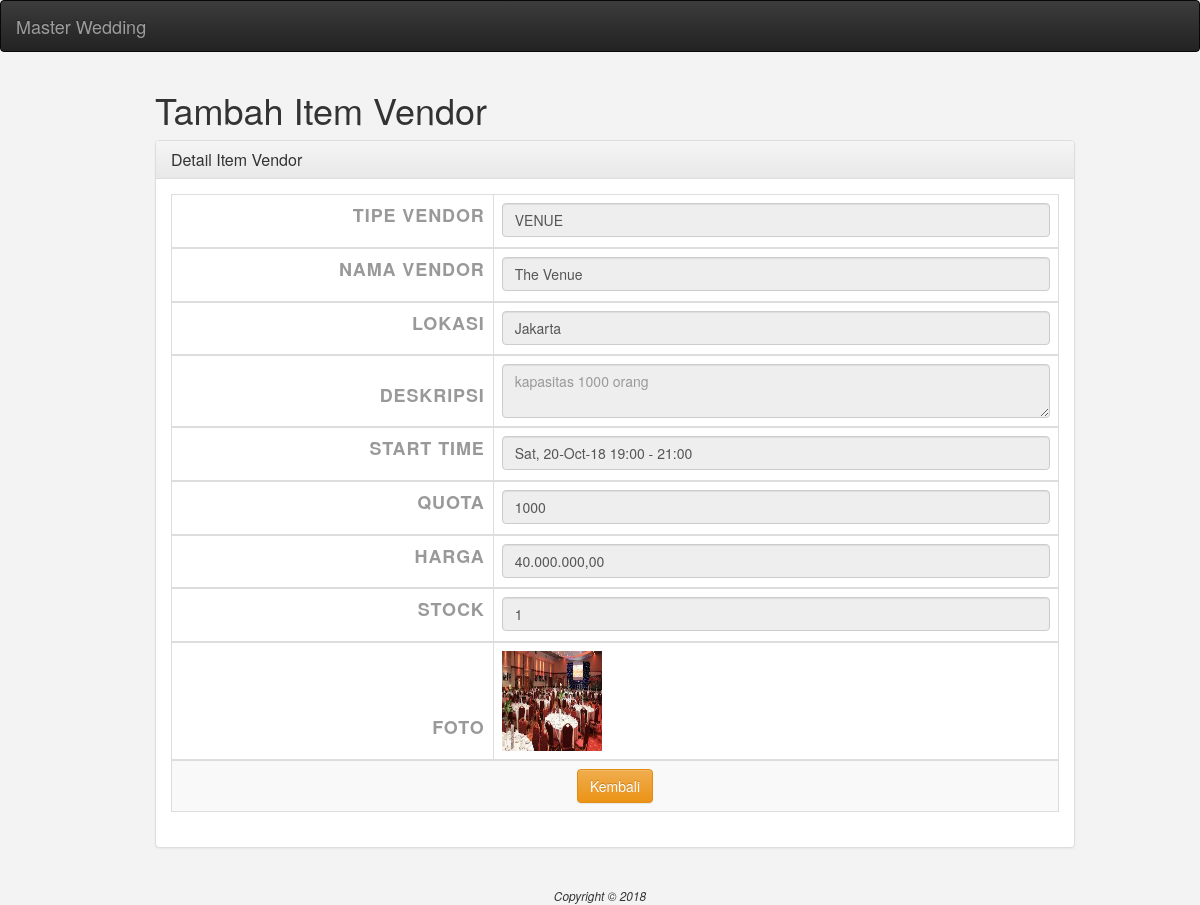
The app's page /item/detail/4 with its own data.
### tables this page shows
CREATE TABLE `item` (
  `id` int(11) NOT NULL,
  `jenisid` int(11) NOT NULL,
  `userid` int(11) UNSIGNED NOT NULL,
  `nama` varchar(255) NOT NULL,
  `lokasi` varchar(255) NOT NULL,
  `deskripsi` text NOT NULL,
  `starttime` datetime NOT NULL,
  `endtime` datetime NOT NULL,
  `quota` int(11) NOT NULL,
  `foto` text NOT NULL,
  `harga` float(10,2) NOT NULL,
  `stock` int(11) NOT NULL,
  `vendorid` int(11) NOT NULL
);

CREATE TABLE `jenis` (
  `id` int(11) NOT NULL,
  `kode_jenis` varchar(12) NOT NULL,
  `type` varchar(30) NOT NULL,
  `userid` int(11) UNSIGNED NOT NULL
);

### application/controllers/Item.php (called while the page is built, shortened)
<?php
class Item extends CI_Controller{
    public function __construct(){
        $this->load->model('item_model','item');
        $this->load->model('jenis_model', 'jenis');
        $this->load->model('vendor_model', 'vendor');
        $this->load->model('nota_model', 'nota');
        $this->load->model('notadetail_model', 'detail');
    }
    public function detail() {
        $id = $this->uri->segment('3');
        $data = $this->item->find_by_id($id);
        $this->load->view('item/detail', $data);
    }
}

### index.php (called while the page is built, shortened)
<?php
require_once BASEPATH.'core/CodeIgniter.php';

### application/models/Item_model.php (called while the page is built, shortened)
<?php
class Item_model extends CI_Model{
    public function find_by_id($id){
        $result = $this->db->query("SELECT item.*, jenis.type as typepaket, vendor.nama as namavendor  FROM item INNER JOIN jenis ON item.jenisid=jenis.id INNER JOIN vendor ON item.jenisid=vendor.jenisid WHERE item.id='$id'")->result_array();
        if ($result){
            return $result[0];
        } else {
            return false;
        }
    }
}

### application/views/item/detail.php (the view, shortened to what this page needs)
<div class="container">
    <?php
    include APPPATH . 'views/fragment/header.php';
    include APPPATH . 'views/fragment/menu.php';
    ?>
    <body>
    <main>
        <div class="col-md-10 col-md-offset-1">
            <h1>Tambah Item Vendor</h1>
            <div class ="panel panel-default panel-table">
                <div class="panel-heading">
                    <div class="row">
                        <div class="col col-xs-6">
                            <h3 class="panel-title">Detail Item Vendor</h3>
                        </div>
                    </div>
                </div>
                <div class="panel-body">
                    <table class="table table-striped table-bordered table-list">
                        <form class="form-horizontal" action="<?= base_url("item/detail") ?>" name="formtambah" method="post" id="formtambah">
                            <thead>
                            <tr>
                                <th style="text-align: right"><label class="control-label" for="jenisid"> Tipe Vendor </label></th>
                                <td><input class="form-control" type="text" name="jenisid" id="jenisid" size="30" required="required" value="<?= $typepaket ?>" readonly></td>
                            </tr>
                            <tr>
                                <th style="text-align: right"><label class="control-label" for="nama"> Nama Vendor </th>
                                <td><input class="form-control " type="text" name="lokasi" id="lokasi" size="30" required="required" value="<?= $nama ?>" readonly></td>
                            </tr>
                            <tr>
                                <th style="text-align: right"><label class="control-label" for="lokasi"> Lokasi </th>
                                <td><input class="form-control " type="text" name="lokasi" id="lokasi" size="30" required="required" value="<?= $lokasi ?>" readonly></td>
                            </tr>
                            <tr>
                                <th style="text-align: right"><label class="control-label" for="deskripsi"> Deskripsi </th>
                                <td><textarea class="form-control " name="deskripsi" id="deskripsi" size="30" required="required" value="<?= $deskripsi ?>" placeholder="<?= $deskripsi ?>" readonly></textarea></td>
                            </tr>
                            <tr>
                                <th style="text-align: right"><label class="control-label" for="starttime"> Start time </th>
                                <td><input class="form-control " type="text" name="starttime" size="30" required="required" value="<?= nice_date($starttime, 'D, d-M-y H:i')?> - <?=nice_date($endtime, 'H:i')?>" readonly></td>
                            </tr>
                            <tr>
                                <th style="text-align: right"><label class="control-label" for="quota"> Quota </th>
                                <td><input class="form-control " type="text" name="quota" id="quota" size="30" required="required" value="<?= $quota ?>" readonly></td>
                            </tr>
                            <tr>
                                <th style="text-align: right"><label class="control-label" for="harga"> Harga </th>
                                <td><input class="form-control " type="text" name="harga" id="harga" size="30" required="required" placeholder="Rp.0,00" value="<?= number_format( $harga, 2, ',', '.' )?>" readonly></td>
                            </tr>
                            <tr>
                                <th style="text-align: right"><label class="control-label" for="stock"> Stock </th>
                                <td><input class="form-control " type="text" name="stock" id="stock" size="30" required="required" value="<?= $stock ?>" readonly></td>
                            </tr>
                            <tr>
                                <th style="text-align: right"><label class="control-label" for="foto"> Foto </th>
                                <td>
                                    <img src="<?= $foto ?>" width="100" height="100"/>
                            </tr>
                            </thead
                            <tr><th colspan="2" style="text-align: center">
                                    <a class="btn btn-warning oi oi-arrow-circle-left" href="<?= base_url() ?>Item"> Kembali</a>
                                </th>
                        </form>
                    </table>
                </div>
            </div>
        </div>
    </main>
    </body>
</div>
<?php include APPPATH . 'views/fragment/footer.php'; ?>

### assets/style/style2.css (style rules this page uses)
html { box-sizing: border-box; font-family: 'PT Sans', sans-serif; -webkit-font-smoothing: antialiased; }
*, *:before, *:after { box-sizing: inherit; }
body { background-color: #f3f3f3; }
form { width: 100%; max-width: 300px; margin: 60px auto; }
label { color: #999; display: block; margin-bottom: 10px; text-transform: uppercase; font-size: 18px; font-weight: bold; letter-spacing: 0.05em }

### records on screen
item: jenisid "VENUE", lokasi "The Venue", lokasi "Jakarta", deskripsi "kapasitas 1000 orang", starttime "Sat, 20-Oct-18 19:00 - 21:00", quota "1000", harga "40.000.000,00", stock "1", foto (picture)
